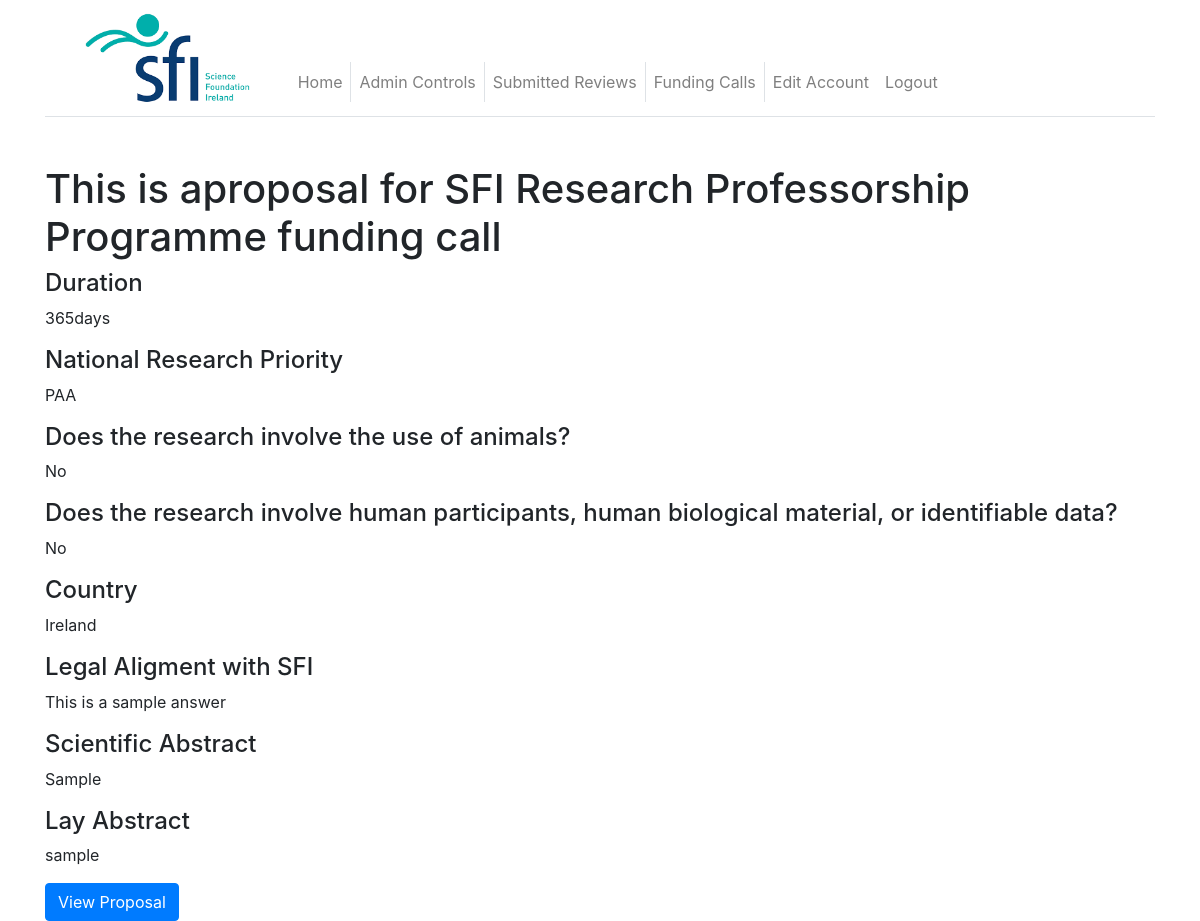
Screenshot of /applications/1 (signed in) with the database file from the repository.
### app/models.py (models this page shows, shortened)
class GrantApplications(db.Model):
    id = db.Column(db.Integer, primary_key=True)
    user_id = db.Column(db.Integer, db.ForeignKey("user.id"))
    call_id = db.Column(db.Integer, db.ForeignKey("funding_call.id"))
    title = db.Column(db.Text)
    duration = db.Column(db.Text)
    nrp = db.Column(db.Text)
    ethical_q1 = db.Column(db.String)
    ethical_q2 = db.Column(db.String)
    country = db.Column(db.Text)
    coapps = db.Column(db.Text)
    collabs = db.Column(db.Text)
    legal_align = db.Column(db.Text)
    sci_abstract = db.Column(db.Text)
    lay_abstract = db.Column(db.Text)
    is_draft = db.Column(db.Boolean, default=False)
    is_pending = db.Column(db.Boolean, default=False)
    is_awarded = db.Column(db.Boolean,default=False)
    attachment = db.relationship("GrantApplicationAttachment")

### app/routes.py (the view)
@app.route("/applications/<grant_id>", methods=["GET", "POST"])
def view_application(grant_id):
    grant = GrantApplications.query.filter_by(id=grant_id).first_or_404()
    call = SfiProposalCalls.query.filter_by(id=grant.call_id).first()
    user = User.query.filter_by(id=grant.user_id).first()
    reviewer = FundingCallReviewers.query.filter_by(call_id=grant.call_id).first()
    awarded = Grants.query.filter_by(application_id=grant_id).first()
    getReviewInfo = Reviews.query.filter_by(proposal_id=grant_id).filter_by(reviewer_id=current_user.id).first()
    if not getReviewInfo and awarded is None and reviewer is not None and reviewer.reviewer_id == current_user.id:
        form = ReviewProposalForm()
        if form.validate_on_submit():
            review = Reviews(call_id=grant.call_id, proposal_id=grant_id, proposal_title=grant.title,
                             reviewer_id=reviewer.reviewer_id, user_id=grant.user_id, username=user.username,
                             desc=form.description.data, rating=form.rating.data)
            db.session.add(review)
            db.session.commit()
            flash("Your review has been successfully submitted.")
            return redirect(url_for("proposals_to_review"))
    else:
        form = None
    return render_template("view_application.html", title="Grant Application", grant=grant, form=form,
                           getReviewInfo=getReviewInfo, call=call)

### app/models.py (called while the page is built)
@login.user_loader
def load_user(id):
    return User.query.get(int(id))

### app/routes.py (called while the page is built)
@app.before_request
def before_request():
    if current_user.is_authenticated:
        current_user.last_seen = datetime.utcnow()
        db.session.commit()

### app/templates/view_application.html (shortened to what this page needs)
{% extends "base.html" %}
{% block content %}
<h1>{{ grant.title }}</h1>
<h4>Duration</h4>
<p>{{ grant.duration }}</p>
<h4>National Research Priority</h4>
<p>{{ grant.nrp }}</p>
<h4>Does the research involve the use of animals?</h4>
<p>{{ grant.ethical_q1 }}</p>
<h4>Does the research involve human participants, human biological material, or identifiable data?</h4>
<p>{{ grant.ethical_q2 }}</p>
<h4>Country</h4>
<p>{{ grant.country }}</p>
<h4>Legal Aligment with SFI</h4>
<p>{{ grant.legal_align }}</p>
<h4>Scientific Abstract</h4>
<p>{{ grant.sci_abstract }}</p>
<h4>Lay Abstract</h4>
<p>{{ grant.lay_abstract }}</p>
<a class="btn btn-primary", href=" {{url_for('view_call', call_id=call.id) }} ">View Proposal</a>
{% endblock %}

### rows the page displays
GrantApplications: title "This is aproposal for SFI Research Professorship Programme funding call", duration "365days", nrp "PAA", ethical_q1 "No", ethical_q2 "No", country "Ireland", legal_align "This is a sample answer", sci_abstract "Sample", lay_abstract "sample"
